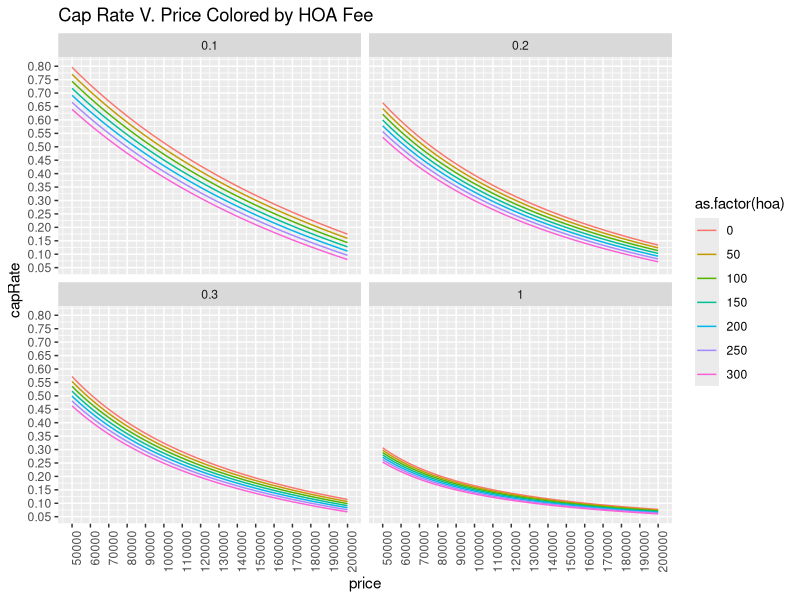

Write the R code that produced this figure.
library(ggplot2)


# Utility function
number_ticks <- function(n) {function(limits) pretty(limits, n)}

setClass("Investment",
         slots = list(price = "numeric",
                      down = "numeric",
                      furniture = "numeric",
                      renovation = "numeric",
                      apr = "numeric",
                      year = "numeric",
                      taxRate = "numeric",
                      maintenanceFee = "numeric",
                      hoa = "numeric",
                      occupiedDays = "numeric",
                      rate = "numeric",
                      priceLift = "numeric",
                      investYears = "numeric",
                      downPay = "numeric",
                      principal = "numeric",
                      invest = "numeric",
                      mortgagePerYear = "numeric",
                      mortgagePerMonth = "numeric",
                      taxPerYear = "numeric",
                      taxPerMonth = "numeric",
                      managementFee = "numeric",
                      grossIncome = "numeric",
                      netIncome = "numeric",
                      netIncomePerYear = "numeric",
                      capitalGain = "numeric",
                      capRate = "numeric",
                      capitalGainPerYear = "numeric"))

# Initializer for Investment class
setMethod(
    f = "initialize",
    signature = "Investment",
    definition = function(.Object, price, down, furniture, renovation,
                          apr, year, taxRate, maintenanceFee, hoa,
                          occupiedDays, rate, priceLift, investYears) {
        
        downPay = price * down
        principal = price * (1 - down)
        invest = downPay + furniture + renovation
        mortgagePerYear = principal * apr / (1 - 1 / (1 + apr) ^ year)
        mortgagePerMonth = mortgagePerYear / 12
        taxPerYear = price * taxRate
        taxPerMonth = taxPerYear / 12
        managementFee = hoa + maintenanceFee
        grossIncome = rate * occupiedDays
        netIncome = grossIncome - taxPerMonth - managementFee - mortgagePerMonth
        netIncomePerYear = netIncome * 12
        capitalGain = price * ((1 + priceLift) ^ investYears - 1)
        capRate = netIncomePerYear / invest
        capitalGainPerYear = capitalGain / investYears
        
        .Object@price <- price
        .Object@down <- down
        .Object@furniture <- furniture
        .Object@renovation <- renovation
        .Object@apr <- apr
        .Object@year <- year
        .Object@taxRate <- taxRate
        .Object@maintenanceFee <- maintenanceFee
        .Object@hoa <- hoa
        .Object@occupiedDays <- occupiedDays
        .Object@rate <- rate
        .Object@priceLift <- priceLift
        .Object@investYears <- investYears
        .Object@downPay <- downPay
        .Object@principal <- principal
        .Object@invest <- invest
        .Object@mortgagePerYear <- mortgagePerYear
        .Object@mortgagePerMonth <-mortgagePerMonth
        .Object@taxPerYear <- taxPerYear
        .Object@taxPerMonth <- taxPerMonth
        .Object@managementFee <- managementFee
        .Object@grossIncome <- grossIncome
        .Object@netIncome <- netIncome
        .Object@netIncomePerYear <- netIncomePerYear
        .Object@capitalGain <- capitalGain
        .Object@capRate <- capRate
        .Object@capitalGainPerYear <- capitalGainPerYear

        return(.Object)
    }
)

# Print method for Investment object 
setGeneric("print")
setMethod("print",
          c(x = "Investment"),
          function(x) {
              # Get basic investment stats
              
              cat(sprintf(
                  "
                   Cap rate is %s%%.
                   Invest is %s.
                   Net income per year is %s.
                   Capital gain in %s years is %s.
                   Capital gain each year is %s if I sell the house in %s years\n\n",
                  round(100 * x@capRate, 2),
                  x@invest,
                  round(x@netIncomePerYear),
                  x@investYears,
                  round(x@capitalGain),
                  round(x@capitalGainPerYear),
                  x@investYears))
          }
)

# Get price and cap rate relationship

plotPriceRange <- function(inv, lowPrice, highPrice,
                           hoas, downs = seq(0.1, 0.3, by = 0.1)) {
    x <- seq(lowPrice, highPrice, length = 500)
    d <- data.frame(price = numeric(0),
                    capRate = numeric(0),
                    hoa = numeric(0))
    for (hoa in hoas) {
        for(down in downs) {
            for (i in 1:length(x)) {
                inv <- new("Investment",
                           price = x[i],
                           down = down,
                           furniture = inv@furniture,
                           renovation = inv@renovation,
                           apr = inv@apr,
                           year = inv@year,
                           taxRate = inv@taxRate,
                           maintenanceFee = inv@maintenanceFee,
                           hoa = hoa,
                           occupiedDays = inv@occupiedDays,
                           rate = inv@rate,
                           priceLift = inv@priceLift,
                           investYears = inv@investYears)
                d <- rbind(d, data.frame(price = x[i],
                                         capRate = inv@capRate,
                                         hoa = hoa,
                                         down = down))
            }
        }
    }

    g <- ggplot(aes(x = price, y = capRate, color = as.factor(hoa)), data = d) +
        geom_line() +
        scale_x_continuous(breaks = number_ticks(20)) +
        scale_y_continuous(breaks = number_ticks(20)) +
        ggtitle("Cap Rate V. Price Colored by HOA Fee") +
        facet_wrap(~ down) +
        theme(axis.text.x = element_text(angle = 90, hjust = 1))
    g
}


main <- function() {
    # New instance
    inv <- new("Investment",
               price = 100000,
               down = 0.3,
               furniture = 8000,
               renovation = 10000,
               apr = 0.038,
               year = 30,
               taxRate = 0.027,
               maintenanceFee = 150,
               hoa = 175,
               occupiedDays = 20,
               rate = 100,
               priceLift = 0.00,
               investYears = 5)

    plotPriceRange(inv, 50000, 200000, hoas = seq(0, 300, by = 50),
                   downs = c(0.1, 0.2, 0.3, 1))
}

main()

